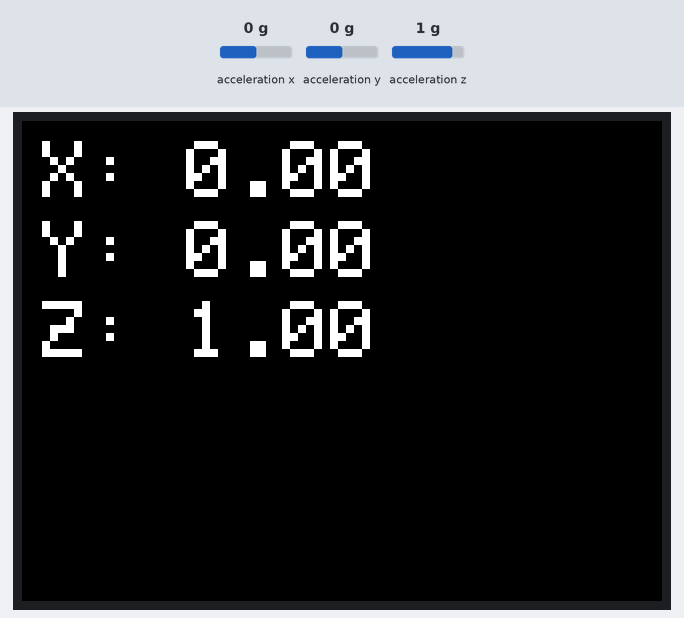
A sketch run on a simulated ESP32. Parts: 320×240 colour display. The inputs (shaded band) are chosen by the test bench; at power-on: acceleration x 0 g, acceleration y 0 g, acceleration z 1 g.

Above: at 1.4 s.
1.5 s: acceleration x set to -1.4 g
At 2.2 s:
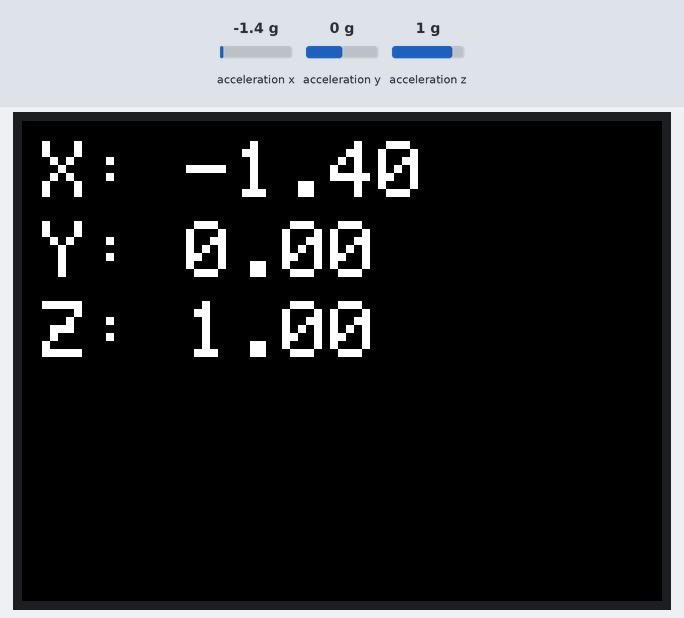
3.0 s: acceleration y set to -1.4 g
At 4.2 s:
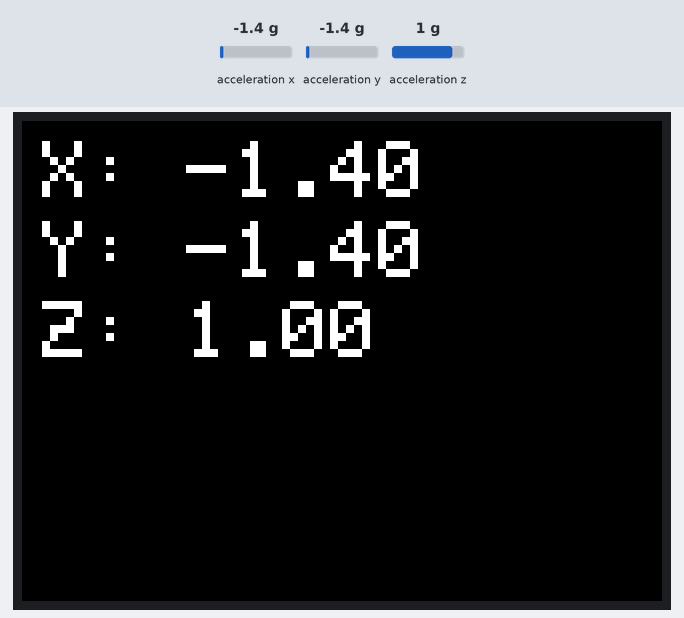
4.5 s: acceleration z set to -1.4 g
At 5.5 s:
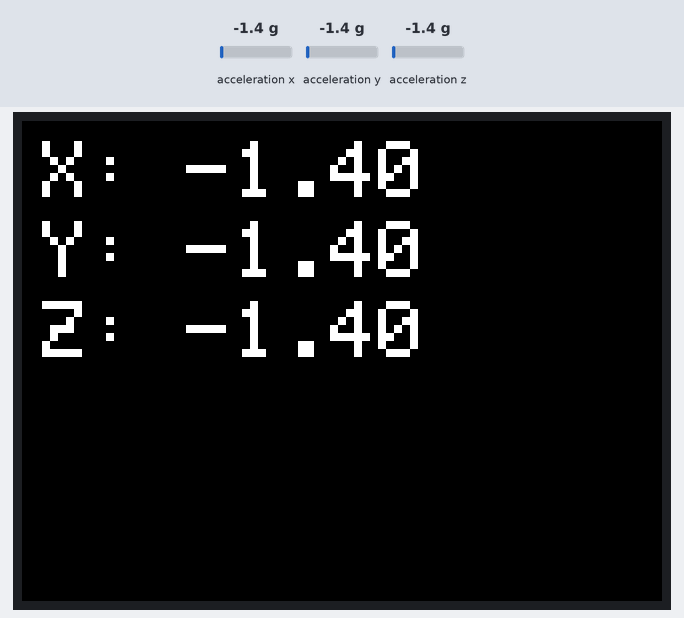
6.1 s: acceleration x set to -0.8 g
At 7.1 s:
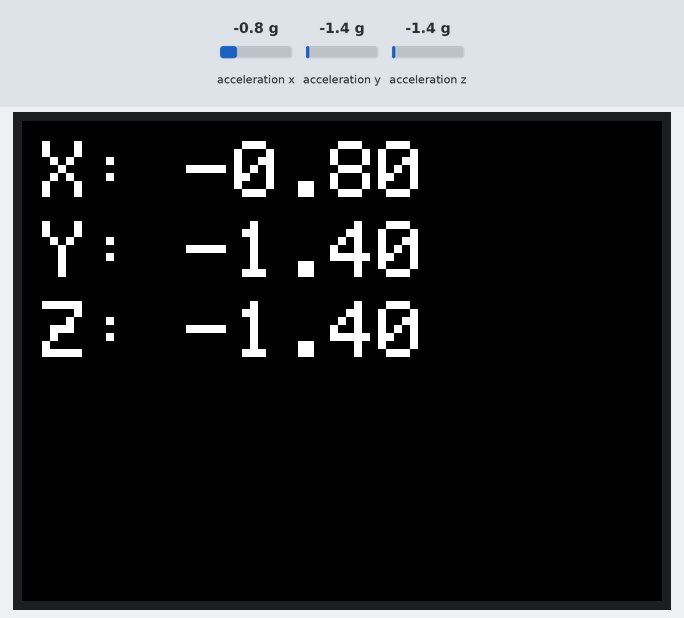
Timing chart, 0 to 8.7 s (numbered marks = the images above; inputs shaded):
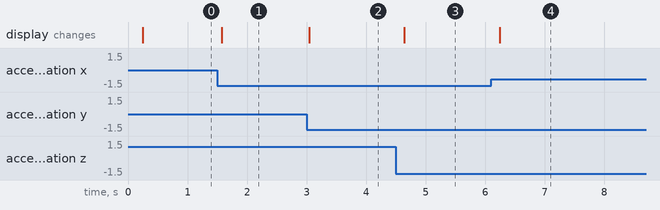

Measured:
- after the input at 1.5 s, the display: changes after 0.08 s (image 1)
- after the input at 3.0 s, the display: changes at once (image 2)
- after the input at 4.5 s, the display: changes after 0.14 s (image 3)
- after the input at 6.1 s, the display: changes after 0.15 s (image 4)

The sketch:

acceleration.ino
```cpp
#include <M5Core2.h>

float accelerationX = 0.0F;
float accelerationY = 0.0F;
float accelerationZ = 0.0F;

int DELAY = 100;

void setup() {
  M5.begin();
  M5.IMU.Init();
  M5.Lcd.fillScreen(BLACK);
  M5.Lcd.setTextColor(WHITE, BLACK);
  M5.Lcd.setTextSize(4);
}

void loop() {
  M5.update();
  M5.IMU.getAccelData(&accelerationX, &accelerationY, &accelerationZ);

  M5.Lcd.setCursor(10, 10);
  M5.Lcd.printf("X: %.2f", accelerationX);
  M5.Lcd.setCursor(10, 50);
  M5.Lcd.printf("Y: %.2f", accelerationY);
  M5.Lcd.setCursor(10, 90);
  M5.Lcd.printf("Z: %.2f", accelerationZ);

  delay(DELAY);
}
```
